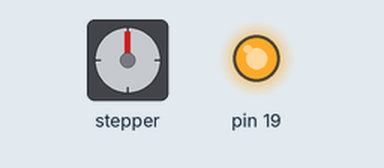
Simulated run of this sketch. Board: Arduino Uno, built with avr-gcc and run on an emulated ATmega328P. Shown: stepper motor, output pins drawn as LEDs (lit = HIGH). Stepper angles assume 2048 steps per turn.

Above: at 0.26 s.
At 9.94 s:
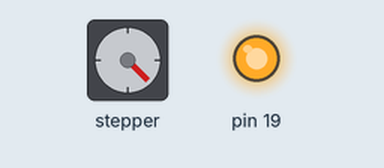
At 19.9 s:
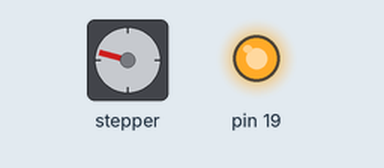
At 39.82 s:
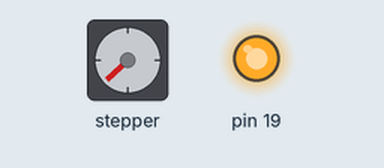
Timing chart, 0 to 40.0 s (numbered marks = the images above):
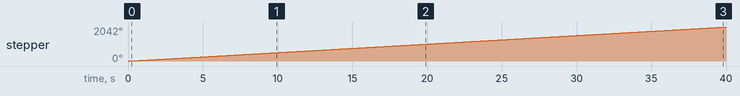

The sketch:

MultipleSteppers.ino
```cpp
// (licence header left out)
#include <AccelStepper.h>

// Define some steppers and the pins the will use
// AccelStepper stepper1; // Defaults to AccelStepper::FULL4WIRE (4 pins) on 2, 3, 4, 5
AccelStepper stepper2(AccelStepper::FULL4WIRE, 15, 2, 0, 4);
// AccelStepper stepper2(AccelStepper::FULL4WIRE, 6, 7, 8, 9);
// AccelStepper stepper3(AccelStepper::FULL2WIRE, 10, 11);

void setup()
{

    // stepper1.setMaxSpeed(200.0);
    // stepper1.setAcceleration(100.0);
    // stepper1.moveTo(24);

    stepper2.setMaxSpeed(300.0);
    stepper2.setAcceleration(1000.0);
    stepper2.moveTo(1000000);

    // stepper3.setMaxSpeed(300.0);
    // stepper3.setAcceleration(100.0);
    // stepper3.moveTo(1000000);

    pinMode(19, OUTPUT);
    digitalWrite(19,HIGH);
}

void loop()
{
    // // Change direction at the limits
    // if (stepper1.distanceToGo() == 0) {
    // 	stepper1.moveTo(-stepper1.currentPosition());
    // }
    // stepper1.run();
    stepper2.run();
    // stepper3.run();
}
```

Measured:
- by itself, stepper: keeps turning clockwise at about 51°/s
